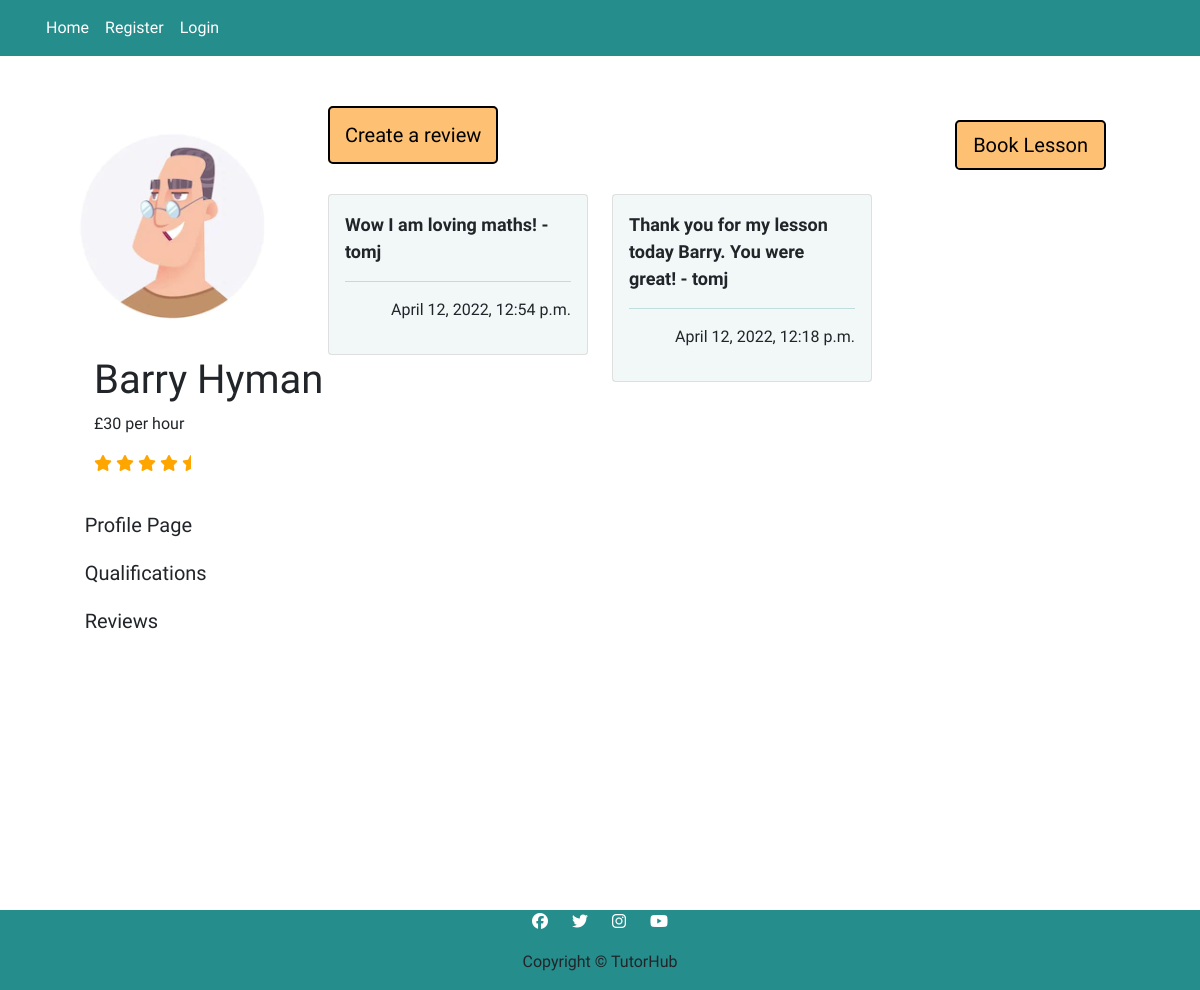
The app's page /tutors/tutor_one/reviews/, older data.
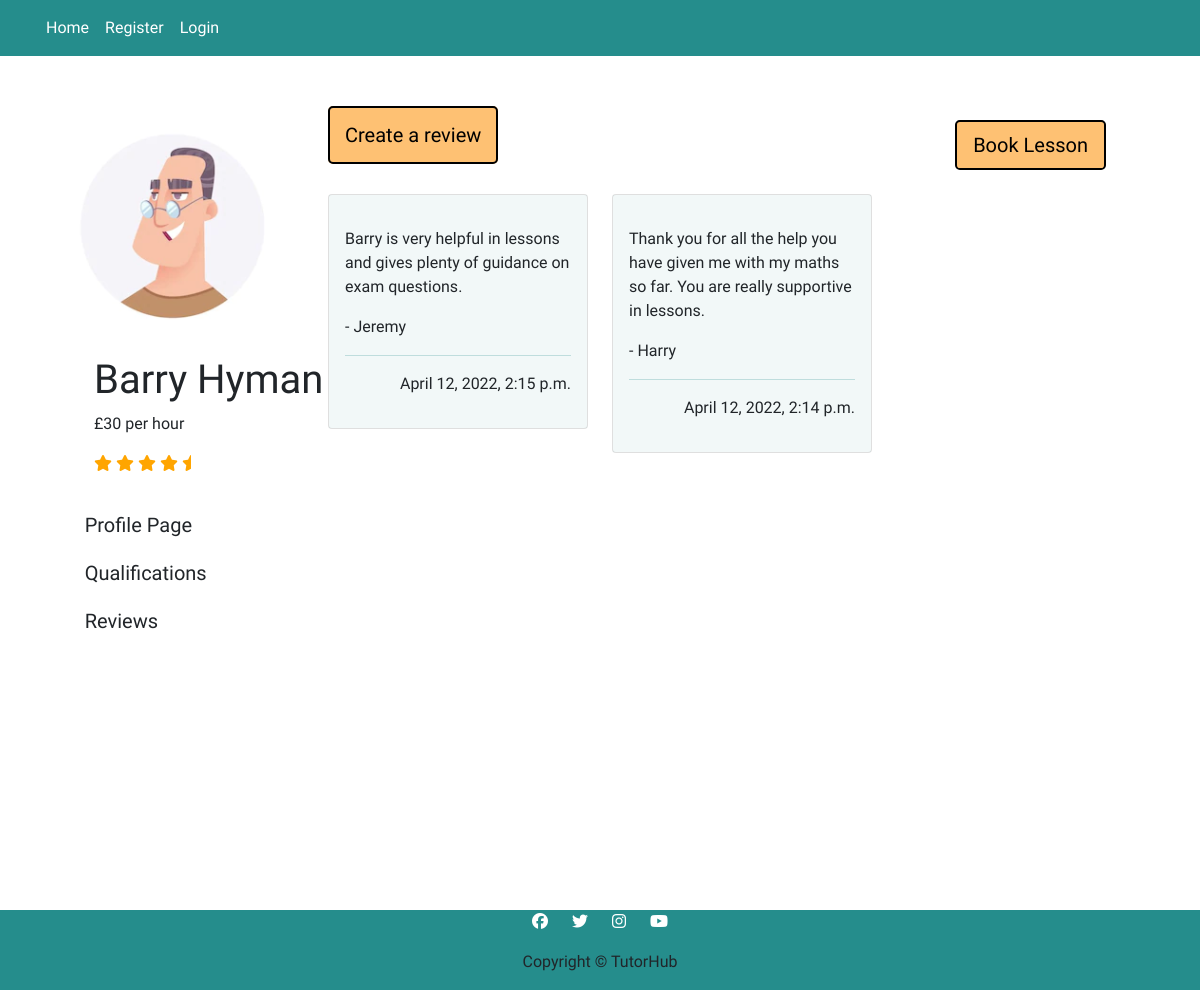
The same page, newer data.
### tutorprofile/models.py (models this page shows, shortened)
class Review(models.Model):
    tutor = models.CharField(max_length=50)
    student = models.ForeignKey(User, on_delete=models.CASCADE, related_name="review")
    review = models.CharField(max_length=150)
    created_on = models.DateTimeField(auto_now_add=True)
    class Meta:
        ordering = ['-created_on']

### tutorprofile/views.py (the view)
# urls.py: path('tutor_one/reviews/', views.ReviewListTutorOne.as_view(), name='tutor_one_reviews'),
class ReviewListTutorOne(generic.ListView):
    model = Review
    queryset = Review.objects.filter(Q(tutor='Barry Hyman')).order_by('-created_on')
    template_name = 'tutorprofile/tutor_one_reviews.html'
    paginate_by = 6

### tutorprofile/templates/tutorprofile/tutor_one_reviews.html (shortened to what this page needs)
{% extends "base.html" %}
{% load crispy_forms_tags %}
{% load static %}
{% block content %}
<div class="container-fluid center-block">
    <div class="row profile">
        <div class="col-3">
            <div class="row">
                <div class="col-12 user-image">
                    <img src="../../../static/images/tutorone.png" alt="cartoon image of a tutor">
                </div>
            </div>
            <div class="row">
                <div class="col-12 user-info">
                    <h1>Barry Hyman</h1>
                    <p>£30 per hour</p>
                    <i class="fa-solid fa-star"></i>
                    <i class="fa-solid fa-star"></i>
                    <i class="fa-solid fa-star"></i>
                    <i class="fa-solid fa-star"></i>
                    <i class="fa-solid fa-star-half"></i>
                </div>
            </div>
            <div class="row center-block">
                <div class="col-10">
                    <a href="{% url 'tutor_one_profile' %}"><button class="btn btn-signup btn-lg user-btns" id="proile-btn">Profile Page</button></a>
                    <a href="{% url 'tutor_one_qualifications' %}"><button class="btn btn-signup btn-lg user-btns" id="qualifications-btn">Qualifications</button></a>
                    <a href="{% url 'tutor_one_reviews' %}"><button class="btn btn-signup btn-lg user-btns" id="reviews-btn">Reviews</button></a>
                </div>
            </div>
        </div>
        <div class="col-6" id="reviews-page">
            <a href="{% url 'tutor_one_create_review' %}" class="button-style">Create a review</a>
            <br />
            <br />
            <div class="row">
                {% for review in review_list %}
                    <div class="col-6 card_space">
                        <div class="card">
                            <div class="card-body color-card">
                                <p class="review_comment">{{ review.review|safe }} - {{ review.student }} </p>
                                <hr />
                                <p class="right">{{ review.created_on}}</p>
                            </div>
                        </div>
                    </div>
                {% endfor %}
            </div>
        </div>
        <div class="col-3" id="bookings-button">
            <div class="row booking-button">
                <a href="{% url 'tutor_one' %}"><button class="btn btn-signup btn-lg user-btns tutorpage-buttons" id="booking-btn">Book Lesson</button></a>
            </div>
        </div>
    </div>
</div>
{% endblock %}

Row changes from the older to the newer data that the page shows:
removed Review: review "Wow I am loving maths!", student "tomj", created_on "April 12, 2022, 12:54 p.m."
removed Review: review "Thank you for my lesson today Barry. You were great!", student "tomj", created_on "April 12, 2022, 12:18 p.m."
added Review: review "Barry is very helpful in lessons and gives plenty of guidance on exam questions.", student "Jeremy", created_on "April 12, 2022, 2:15 p.m."
added Review: review "Thank you for all the help you have given me with my maths so far. You are really supportive in lessons.", student "Harry", created_on "April 12, 2022, 2:14 p.m."
